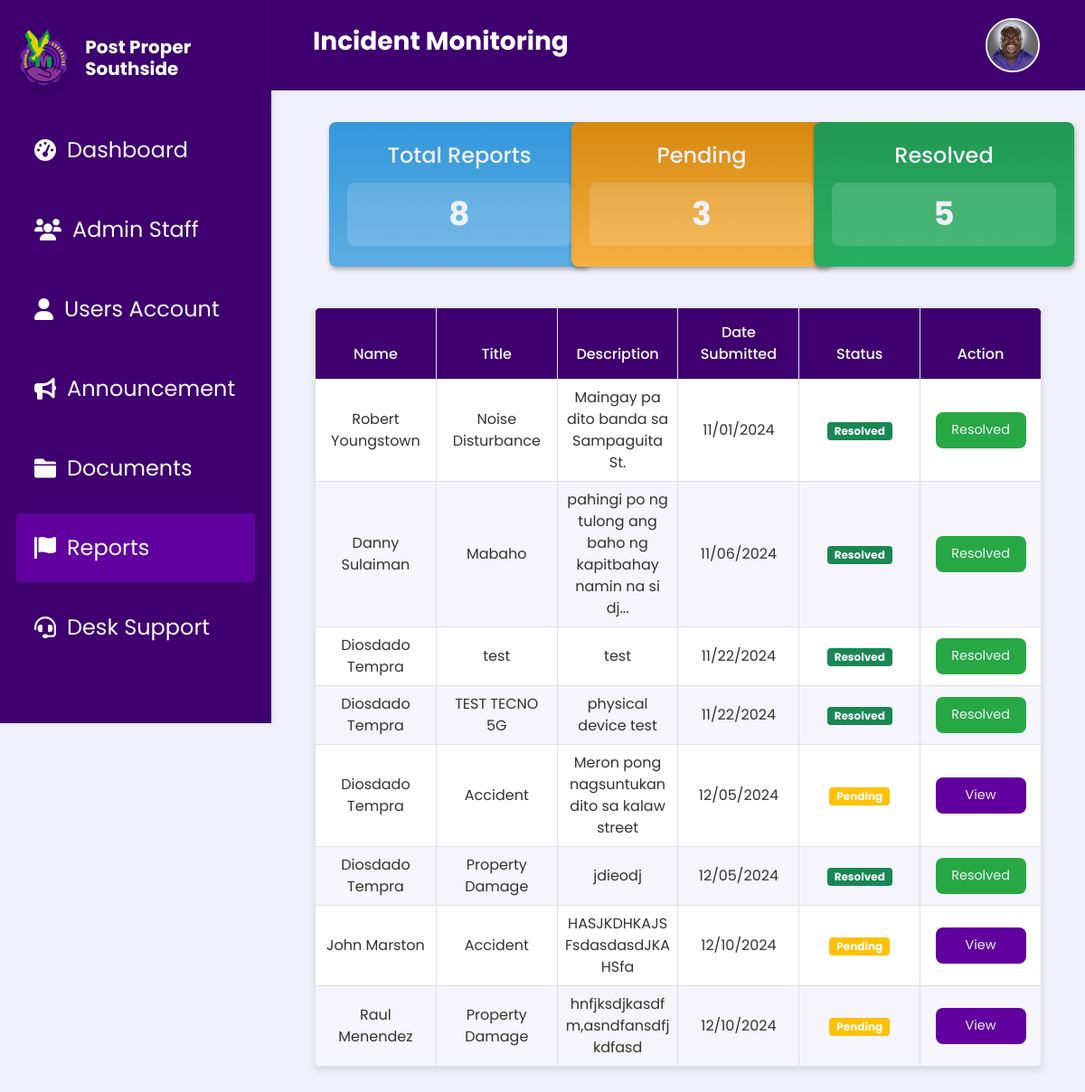
/reports.php (signed in), run on the app's committed database.
### tables this page shows
CREATE TABLE `incident_reports` (
  `id` int(11) NOT NULL,
  `name` varchar(255) NOT NULL,
  `title` varchar(255) NOT NULL,
  `description` text NOT NULL,
  `incident_picture` longtext NOT NULL,
  `date_submitted` datetime NOT NULL,
  `status` varchar(50) NOT NULL
);

### reports.php (the view, shortened to what this page needs)
<?php
include 'db.php';
try {
    $sqlTotal = "SELECT COUNT(*) AS count FROM incident_reports";
    $stmtTotal = $conn->prepare($sqlTotal);
    $stmtTotal->execute();
    $totalReports = $stmtTotal->fetch(PDO::FETCH_ASSOC)['count'];
    $sqlPending = "SELECT COUNT(*) AS count FROM incident_reports WHERE UPPER(status) = 'PENDING'";
    $stmtPending = $conn->prepare($sqlPending);
    $stmtPending->execute();
    $pendingReports = $stmtPending->fetch(PDO::FETCH_ASSOC)['count'];
    $sqlResolved = "SELECT COUNT(*) AS count FROM incident_reports WHERE UPPER(status) = 'RESOLVED'";
    $stmtResolved = $conn->prepare($sqlResolved);
    $stmtResolved->execute();
    $resolvedReports = $stmtResolved->fetch(PDO::FETCH_ASSOC)['count'];
    $sqlReports = "SELECT id, name, title, description, date_submitted, status FROM incident_reports";
    $stmtReports = $conn->prepare($sqlReports);
    $stmtReports->execute();
    $reports = $stmtReports->fetchAll(PDO::FETCH_ASSOC);
} catch (PDOException $e) {
    echo "Error: " . $e->getMessage();
}
function truncateDescription($description, $maxWords = 12) {
    $words = explode(' ', $description);
    if (count($words) > $maxWords) {
        return implode(' ', array_slice($words, 0, $maxWords)) . '...';
    }
    return $description;
}
?>
<!DOCTYPE html>
<html lang="en">
<head>
    <link rel="stylesheet" href="https://cdn.jsdelivr.net/npm/bootstrap@5.0.2/dist/css/bootstrap.min.css">
    <link rel="stylesheet" href="css/Reports.css">
    <link rel="stylesheet" href="https://cdnjs.cloudflare.com/ajax/libs/font-awesome/5.15.4/css/all.min.css">
</head>
<body>
<?php
    include 'header.php';
    include 'sidebar.php';
?>
<div class="main-content px-4">
    <div class="statistic-container">
        <div class="row justify-content-center align-items-center">
            <div class="col-md-4 px-3">
                <div class="card card-request">
                    <div class="card-content">
                        <h2 class="card-title">Total Reports</h2>
                        <div class="card-text">
                            <?php echo $totalReports; ?>
                        </div>
                    </div>
                </div>
            </div>
            <div class="col-md-4 px-3">
                <div class="card card-pending">
                    <div class="card-content">
                        <h2 class="card-title">Pending</h2>
                        <div class="card-text">
                            <?php echo $pendingReports; ?>
                        </div>
                    </div>
                </div>
            </div>
            <div class="col-md-4 px-3">
                <div class="card card-approved">
                    <div class="card-content">
                        <h2 class="card-title">Resolved</h2>
                        <div class="card-text">
                            <?php echo $resolvedReports; ?>
                        </div>
                    </div>
                </div>
            </div>
        </div>
    </div>
    <div class="table-responsive">
        <table class="table table-bordered mb-0">
            <thead>
                <tr>
                    <th data-sort="string">Name</th>
                    <th data-sort="string">Title</th>
                    <th data-sort="string">Description</th>
                    <th data-sort="date">Date Submitted</th>
                    <th data-sort="status">Status</th>
                    <th>Action</th>
                </tr>
            </thead>
            <tbody>
                <?php
                if (!empty($reports)) {
                    foreach ($reports as $report) {
                        echo "<tr>";
                        echo "<td>" . htmlspecialchars($report['name']) . "</td>";
                        echo "<td>" . htmlspecialchars($report['title']) . "</td>";
                        echo "<td>" . htmlspecialchars(truncateDescription($report['description'])) . "</td>";
                        echo "<td>" . date('m/d/Y', strtotime($report['date_submitted'])) . "</td>";
                        $statusBadgeClass = '';
                        $status = strtolower($report['status']);
                        switch($status) {
                            case 'pending':
                                $statusBadgeClass = 'badge bg-warning';
                                break;
                            case 'resolved':
                                $statusBadgeClass = 'badge bg-success';
                                break;
                        }
                        echo "<td><span class='{$statusBadgeClass}'>" . ucfirst(htmlspecialchars($status)) . "</span></td>";
                        if ($status === 'resolved') {
                            echo '<td><button class="action-button button-approved" disabled>Resolved</button></td>';
                        } else {
                            echo '<td><a href="report_verify.php?id=' . htmlspecialchars($report['id']) . '" class="action-button">View</a></td>';
                        }
                        echo "</tr>";
                    }
                } else {
                    echo "<tr><td colspan='6'>No reports found.</td></tr>";
                }
                ?>
            </tbody>
        </table>
    </div>
</div>
</body>
</html>

### css/Reports.css (style rules this page uses)
:root { --text-dark: #06070f; --text-light: #f0f0fa; --main-color: #61009f; --header-color: #3f0070; --button-default: #8a43c5; --button-hover: #b52aff; --focus-textfield: #9b4dff; --box-shadow: 1px 3px 5px rgba(0, 0, 0, 0.3); --container-blue: linear-gradient(180deg, #3498db, #5dade2); --container-yellow: linear-gradient(180deg, #d68910, #f5b041); --container-green: linear-gradient(180deg, #229954, #27ae60); }
body { font-family: "Poppins", sans-serif; background-color: #f0f0fa !important; }
.main-content { padding-bottom: 2rem; }
.card { display: flex; justify-content: center; align-items: center; font-family: "Poppins", sans-serif; border-radius: 0.5rem !important; padding: 1.25rem; border: none !important; box-shadow: var(--box-shadow); transition: transform 0.3s ease; text-align: center; flex-direction: column; }
.card-content { display: flex; flex-direction: column; align-items: center; justify-content: center; width: 100%; }
.card-title { font-size: 1.75rem; color: var(--text-light); margin-bottom: 1rem; text-align: center; width: 100%; }
.card-text { font-size: 2rem; font-weight: 700; border-radius: 0.5rem; color: var(--text-light); margin-top: 0.5rem; padding: 0.5rem; background: rgba(255, 255, 255, 0.15); width: 100%; display: flex; justify-content: center; align-items: center; }
.statistic-container { padding: 2.813rem 1.5rem 0 1.5rem; }
.statistic-container .row { margin: 0 auto; max-width: 1200px; }
.card-request { background: var(--container-blue); }
.card-pending { background: var(--container-yellow); }
.card-approved { background: var(--container-green); }
.table-responsive { margin: 2.813rem 1.5rem 0; max-width: 100%; display: flex; justify-content: center; box-shadow: 0 4px 8px rgba(0, 0, 0, 0.1); }
.table { font-family: "Poppins", sans-serif; width: 100%; border-collapse: collapse; table-layout: fixed; background-color: white; border-radius: 8px; overflow: hidden; box-shadow: 0 4px 6px rgba(0, 0, 0, 0.1); }
.table thead th { background-color: var(--header-color) !important; color: white !important; font-weight: 500; padding: 15px 10px; text-align: center; }
.table tbody tr:nth-child(odd) { background-color: #ffffff; }
.table tbody tr:nth-child(even) { background-color: #f5f5fb; }
.table td { word-wrap: break-word; color: #333; padding: 12px 10px; text-align: center; vertical-align: middle; }
.action-button { width: 6.25rem; height: 2.5rem; background-color: var(--main-color); color: var(--text-light); display: flex; align-items: center; justify-content: center; border: none; border-radius: 0.5rem; text-decoration: none; cursor: pointer; margin: 0 auto; transition: all 0.3s ease; font-size: 0.9rem; padding: 8px 16px; }
.button-approved { background-color: #28a745 !important; cursor: not-allowed; }
.badge { padding: 8px 12px; font-weight: 500; font-size: 0.85rem; border-radius: 6px; }
@media (max-width: 1200px) { .main-content { margin-left: 200px; } }
@media (max-width: 1200px) { .card { height: 10rem; width: 18rem; } }
@media (max-width: 1200px) { .card-title { font-size: 1.5rem; } }
@media (max-width: 1200px) { .card-text { font-size: 2.25rem; } }

### css/header.css (style rules this page uses)
* { margin: 0; padding: 0; box-sizing: border-box; }
body { padding-top: 90px; }

### css/Sidebar.css (style rules this page uses)
.main-content { margin-left: 18.75rem; }

### data on the page
incident_reports: name "Robert Youngstown", title "Noise Disturbance", description "Maingay pa dito banda sa Sampaguita St.", date_submitted "11/01/2024", status "Resolved"
incident_reports: name "Danny Sulaiman", title "Mabaho", description "pahingi po ng tulong ang baho ng kapitbahay namin na si dj...", date_submitted "11/06/2024", status "Resolved"
incident_reports: name "Diosdado Tempra", title "test", description "test", date_submitted "11/22/2024", status "Resolved"
incident_reports: name "Diosdado Tempra", title "TEST TECNO 5G", description "physical device test", date_submitted "11/22/2024", status "Resolved"
incident_reports: name "Diosdado Tempra", title "Accident", description "Meron pong nagsuntukan dito sa kalaw street", date_submitted "12/05/2024", status "Pending"
incident_reports: name "Diosdado Tempra", title "Property Damage", description "jdieodj", date_submitted "12/05/2024", status "Resolved"
incident_reports: name "John Marston", title "Accident", description "HASJKDHKAJSFsdasdasdJKAHSfa", date_submitted "12/10/2024", status "Pending"
incident_reports: name "Raul Menendez", title "Property Damage", description "hnfjksdjkasdfm,asndfansdfjkdfasd", date_submitted "12/10/2024", status "Pending"

### other printed values
$pageTitle "Incident Monitoring"
$totalReports "8"
$pendingReports "3"
$resolvedReports "5"
